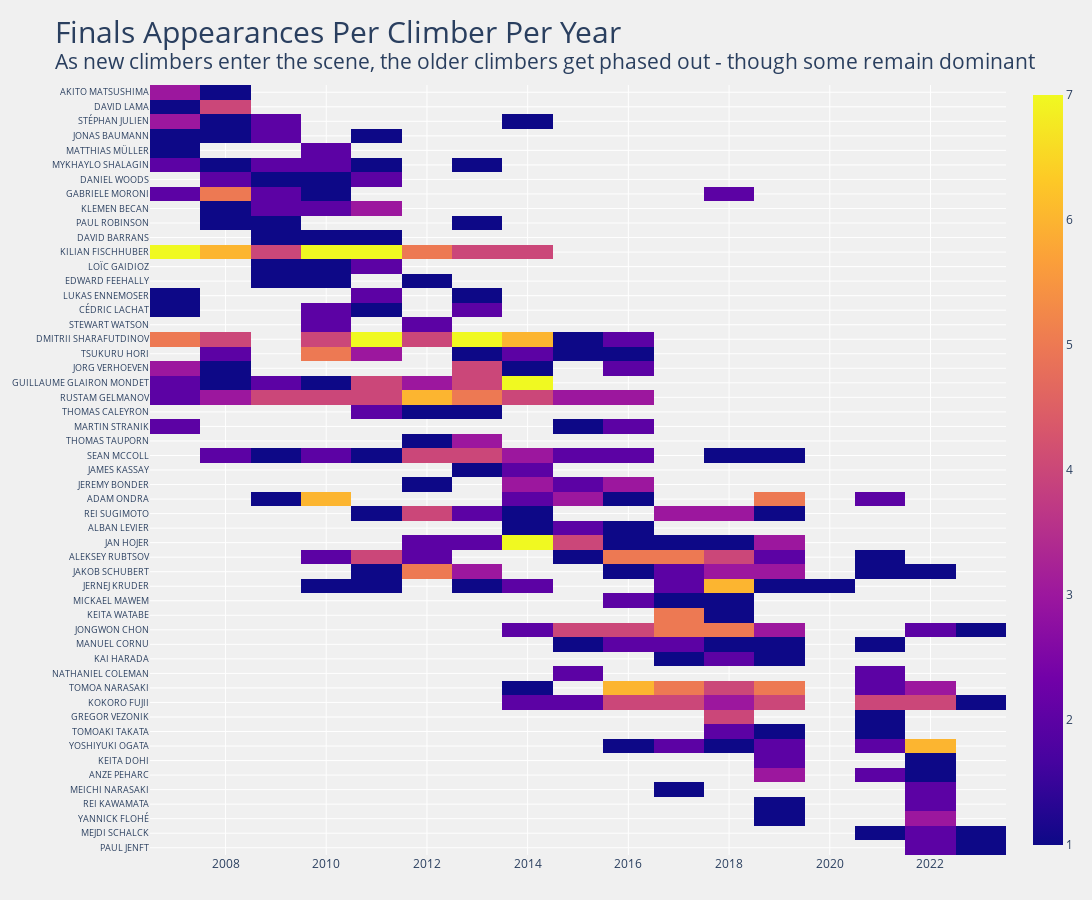

The cell this chart's notebook holds for it:
### Markdown cell above
## Using go.Heatmap() and df.iterrows()
* disabled hovertemplate
* hoverongaps=False
* z=dat.values

### Code cell
# Creates NaN-filled dataframe using names and years
dat = pd.DataFrame(np.nan, columns=YEARS, index=names)

# Takes data from final_num2 df and inserts it into our blank df
for ind, row in final_num2.iterrows():
    dat.loc[row['Name'], row['Year']] = row['Final']
    
# Filters climbers who have been in 3 or more finals
dat = dat[dat.sum(axis=1) >= 3] 

# Sort dat by average year weighted by number of finals
srt = ((dat * dat.columns).mean(1)/dat.mean(1)).argsort()
dat = dat.iloc[srt]

# Create plotly figure with heatmap
fig2 = go.Figure(data=go.Heatmap(
                    x=dat.columns,
                    y=dat.index,
                    z=dat.values,
                    name='',
                    hoverongaps=False,
                    # hovertemplate="<b>%{y}</b><br>Year: %{x}<br>Finals: %{z}"
                ))

title = ("Finals Appearances Per Climber Per Year<br>"
        "<sup>As new climbers enter the scene, the older climbers get phased out - though some remain dominant")

fig2.update_layout(    
    title=dict(text=title,
               font=dict(size=30)),
    plot_bgcolor='#f0f0f0',
    paper_bgcolor='#f0f0f0',
    height=900,
    width=1200,
    autosize=False,
    margin=dict(l=25, r=25, t=85, b=45),
    yaxis=dict(autorange='reversed',
               tickfont=dict(size=9))
    )

fig2.show(config=config)

### Figure 1 — Plotly figure (JSON) as saved in the notebook; plotly's stock layout.template omitted (floating-point values rounded to 4 significant figures; data arrays with more than 128 entries replaced by an {"elided": "..."} marker saying what was removed)
{"data": [{"hoverongaps": false, "name": "", "type": "heatmap", "x": [2007, 2008, 2009, 2010, 2011, 2012, 2013, 2014, 2015, 2016, 2017, 2018, 2019, 2020, 2021, 2022, 2023], "y": ["AKITO MATSUSHIMA", "DAVID LAMA", "STÉPHAN JULIEN", "JONAS BAUMANN", "MATTHIAS MÜLLER", "MYKHAYLO SHALAGIN", "DANIEL WOODS", "GABRIELE MORONI", "KLEMEN BECAN", "PAUL ROBINSON", "DAVID BARRANS", "KILIAN FISCHHUBER", "LOÏC GAIDIOZ", "EDWARD FEEHALLY", "LUKAS ENNEMOSER", "CÉDRIC LACHAT", "STEWART WATSON", "DMITRII SHARAFUTDINOV", "TSUKURU HORI", "JORG VERHOEVEN", "GUILLAUME GLAIRON MONDET", "RUSTAM GELMANOV", "THOMAS CALEYRON", "MARTIN STRANIK", "THOMAS TAUPORN", "SEAN MCCOLL", "JAMES KASSAY", "JEREMY BONDER", "ADAM ONDRA", "REI SUGIMOTO", "ALBAN LEVIER", "JAN HOJER", "ALEKSEY RUBTSOV", "JAKOB SCHUBERT", "JERNEJ KRUDER", "MICKAEL MAWEM", "KEITA WATABE", "JONGWON CHON", "MANUEL CORNU", "KAI HARADA", "NATHANIEL COLEMAN", "TOMOA NARASAKI", "KOKORO FUJII", "GREGOR VEZONIK", "TOMOAKI TAKATA", "YOSHIYUKI OGATA", "KEITA DOHI", "ANZE PEHARC", "MEICHI NARASAKI", "REI KAWAMATA", "YANNICK FLOHÉ", "MEJDI SCHALCK", "PAUL JENFT"], "z": {"elided": "53x17 int values"}}], "layout": {"autosize": false, "height": 900, "margin": {"b": 45, "l": 25, "r": 25, "t": 85}, "paper_bgcolor": "#f0f0f0", "plot_bgcolor": "#f0f0f0", "title": {"font": {"size": 30}, "text": "Finals Appearances Per Climber Per Year<br><sup>As new climbers enter the scene, the older climbers get phased out - though some remain dominant"}, "width": 1200, "xaxis": {"autorange": true, "range": [2006.0, 2024.0], "type": "linear"}, "yaxis": {"autorange": true, "range": [52.5, -0.5], "tickfont": {"size": 9}, "type": "category"}}}
